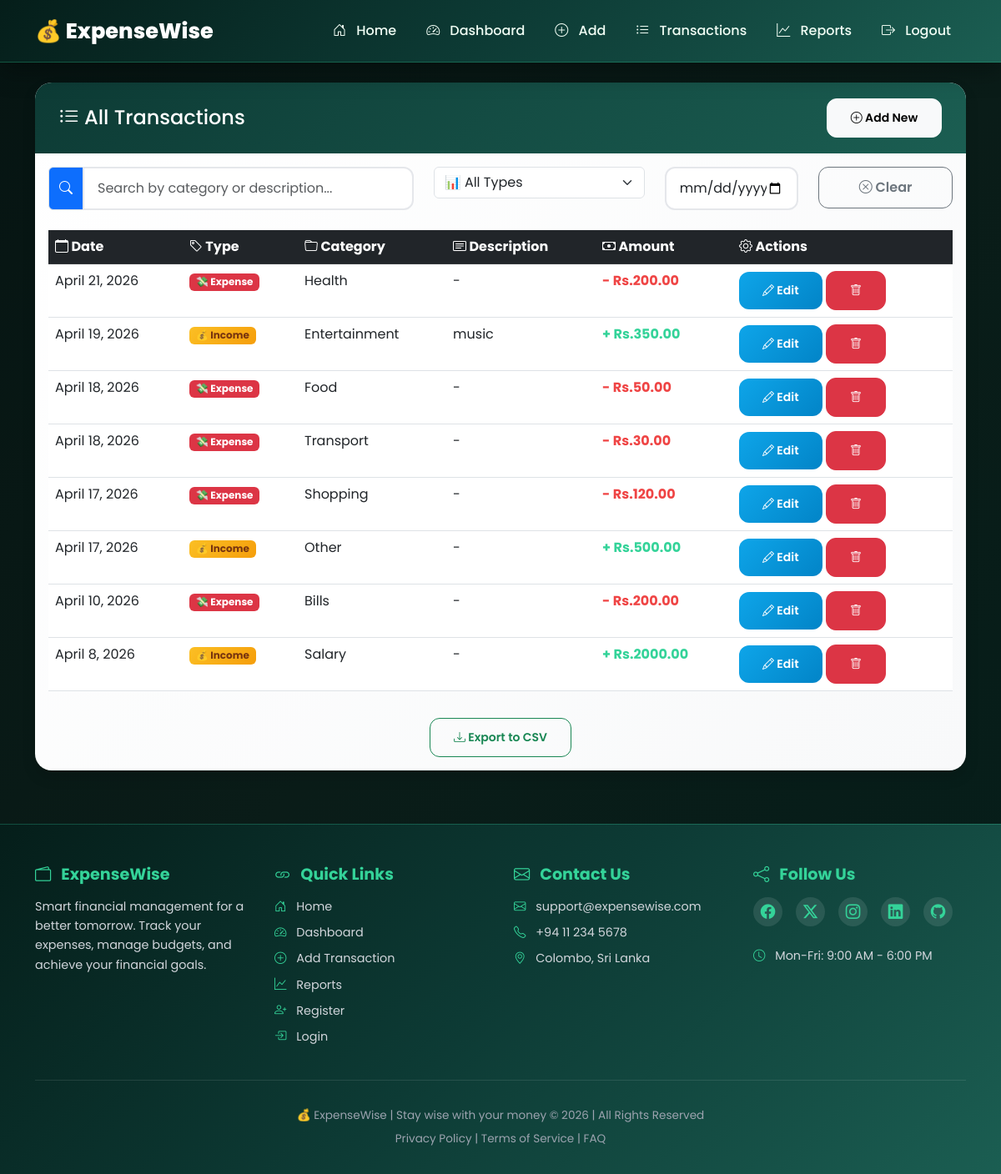
The page /transactions/list/ (signed in) on the database its author committed.
### transactions/models.py (models this page shows, shortened)
class Transaction(models.Model):
    TYPE_CHOICES = [
        ('income', 'Income'),
        ('expense', 'Expense'),
    ]
    user = models.ForeignKey(User, on_delete=models.CASCADE)
    type = models.CharField(max_length=10, choices=TYPE_CHOICES)
    amount = models.DecimalField(max_digits=10, decimal_places=2)
    category = models.ForeignKey(Category, on_delete=models.SET_NULL, null=True)
    description = models.TextField(blank=True)
    date = models.DateField()

class Category(models.Model):
    name = models.CharField(max_length=100)
    def __str__(self):
        return self.name

### transactions/views.py (the view)
# urls.py: path('list/', views.transaction_list, name='transaction_list'),
@login_required
def transaction_list(request):
    transactions = Transaction.objects.filter(user=request.user).order_by('-date')
    return render(request, 'transactions/list.html', {'transactions': transactions})

### transactions/templates/transactions/list.html (shortened to what this page needs)
{% extends 'base.html' %}
{% block content %}
<div class="card shadow">
    <div class="card-header bg-primary text-white d-flex justify-content-between align-items-center">
        <h4 class="mb-0"><i class="bi bi-list-ul"></i> All Transactions</h4>
        <a href="{% url 'add_transaction' %}" class="btn btn-light btn-sm">
            <i class="bi bi-plus-circle"></i> Add New
        </a>
    </div>
    <div class="card-body">
        <div class="row mb-4">
            <div class="col-md-5">
                <div class="input-group">
                    <span class="input-group-text bg-primary text-white">
                        <i class="bi bi-search"></i>
                    </span>
                    <input type="text" id="searchInput" class="form-control" placeholder="Search by category or description...">
                </div>
            </div>
            <div class="col-md-3">
                <select id="typeFilter" class="form-select">
                    <option value="all">📊 All Types</option>
                </select>
            </div>
            <div class="col-md-2">
                <input type="date" id="dateFilter" class="form-control" placeholder="Filter by date">
            </div>
            <div class="col-md-2">
                <button id="clearFilters" class="btn btn-outline-secondary w-100">
                    <i class="bi bi-x-circle"></i> Clear
                </button>
            </div>
        </div>
        <div class="table-responsive">
            <table class="table table-hover" id="transactionsTable">
                <thead class="table-dark">
                    <tr>
                        <th><i class="bi bi-calendar"></i> Date</th>
                        <th><i class="bi bi-tag"></i> Type</th>
                        <th><i class="bi bi-folder"></i> Category</th>
                        <th><i class="bi bi-card-text"></i> Description</th>
                        <th><i class="bi bi-cash"></i> Amount</th>
                        <th><i class="bi bi-gear"></i> Actions</th>
                    </tr>
                </thead>
                <tbody>
                    {% for t in transactions %}
                    <tr data-type="{{ t.type }}" data-category="{{ t.category|lower }}" data-description="{{ t.description|lower }}" data-date="{{ t.date|date:'Y-m-d' }}">
                        <td>{{ t.date }}</td>
                        <td>
                            {% if t.type == 'income' %}
                                <span class="badge" style="background: linear-gradient(135deg, #fbbf24, #f59e0b); color: #78350f;">💰 Income</span>
                            {% else %}
                                <span class="badge bg-danger">💸 Expense</span>
                            {% endif %}
                        </td>
                        <td>{{ t.category }}</td>
                        <td>{{ t.description|default:"-" }}</td>
                        <td class="{% if t.type == 'income' %}text-success{% else %}text-danger{% endif %} fw-bold">
                            {% if t.type == 'income' %}+{% else %}-{% endif %} Rs.{{ t.amount }}
                        </td>
                        <td>
                            <a href="{% url 'edit_transaction' t.pk %}" class="btn btn-sm" title="Edit" style="background: linear-gradient(135deg, #0ea5e9, #0284c7); color: white; border: none;">
                                <i class="bi bi-pencil"></i> Edit
                            </a>
                            <a href="{% url 'delete_transaction' t.pk %}" class="btn btn-danger btn-sm" title="Delete">
                                <i class="bi bi-trash"></i>
                            </a>
                        </td>
                    </tr>
                    {% endfor %}
                </tbody>
            </table>
        </div>
        <div class="text-center mt-3">
            <button id="exportBtn" class="btn btn-outline-success btn-sm">
                <i class="bi bi-download"></i> Export to CSV
            </button>
        </div>
    </div>
</div>
{% endblock %}

### templates/base.html (style rules this page uses)
:root { --green-deepest: #051E1A; --green-darker: #0A2F2A; --green-dark: #0D3B35; --green-medium-dark: #114B43; --green-medium: #1B5E52; --green-forest: #1B6B5E; --green-emerald: #238B75; --green-light: #2EA88E; --green-bright: #34D399; --green-glow: #6EE7B7; --gold: #F59E0B; --gold-dark: #D97706; --red: #EF4444; --text-white: #FFFFFF; --text-light: #F0FDF4; --text-gray: #D1D5DB; --text-muted: #9CA3AF; --bg-darker: #061412; --bg-dark: #0A1C18; }
* { margin: 0; padding: 0; box-sizing: border-box; }
body { font-family: 'Poppins', 'Segoe UI', sans-serif; background: linear-gradient(135deg, var(--bg-darker) 0%, var(--bg-dark) 50%, var(--green-deepest) 100%); color: var(--text-light); min-height: 100vh; }
.btn { border-radius: 12px; padding: 12px 28px; font-weight: 600; transition: all 0.3s; }
.card { border: none; border-radius: 20px; background: linear-gradient(135deg, #FFFFFF 0%, #F8F9FA 100%); box-shadow: 0 10px 30px rgba(0, 0, 0, 0.15); transition: all 0.4s; overflow: hidden; }
.card-header { background: linear-gradient(135deg, var(--green-dark) 0%, var(--green-medium) 100%); color: var(--text-white); border: none; padding: 1.2rem 1.8rem; font-weight: 700; }
.form-control { border-radius: 12px; border: 2px solid #E5E7EB; padding: 12px 16px; transition: all 0.3s; width: 100%; }
.text-success { color: var(--green-bright) !important; }
.text-danger { color: var(--red) !important; }
.hero-hover-card, .card, .stat-card, .feature-wrapper { animation: fadeInUp 0.6s ease-out; }

### rows shown on the page
Transaction: date "April 21, 2026", type "💸 Expense", category "Health", description "-", amount "200.00"
Transaction: date "April 19, 2026", type "💰 Income", category "Entertainment", description "music", amount "350.00"
Transaction: date "April 18, 2026", type "💸 Expense", category "Food", description "-", amount "50.00"
Transaction: date "April 18, 2026", type "💸 Expense", category "Transport", description "-", amount "30.00"
Transaction: date "April 17, 2026", type "💸 Expense", category "Shopping", description "-", amount "120.00"
Transaction: date "April 17, 2026", type "💰 Income", category "Other", description "-", amount "500.00"
Transaction: date "April 10, 2026", type "💸 Expense", category "Bills", description "-", amount "200.00"
Transaction: date "April 8, 2026", type "💰 Income", category "Salary", description "-", amount "2000.00"
